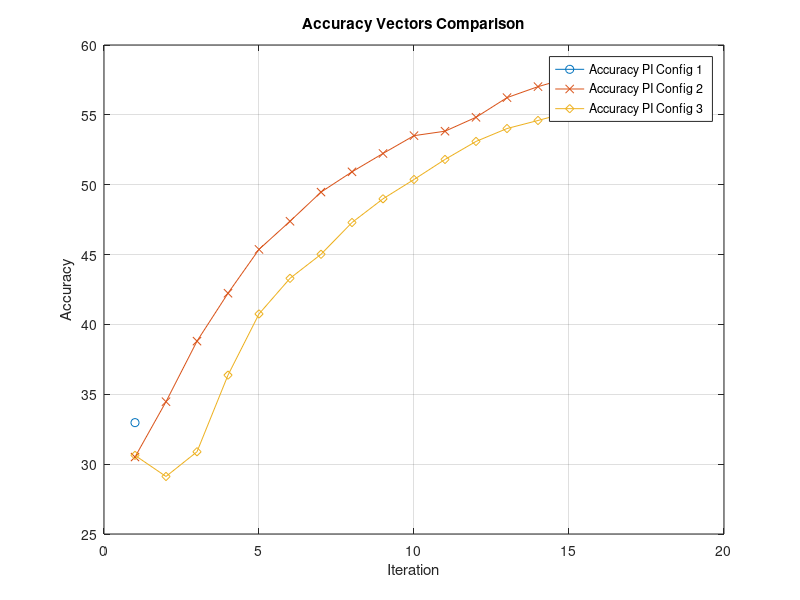

This chart was generated by the following MATLAB code:
function comparePIConfigurations()
    % Load deviation data and compute/display the difference
    [deviationDifference1, deviationDifference2] = computeDeviationDifference();
    disp('Difference between deviation vectors:');
    disp(deviationDifference1);
    disp(deviationDifference2);
    
    % Load accuracy data and plot for comparison
    plotAccuracyComparison();
end

function [deviationDifference1, deviationDifference2]  = computeDeviationDifference()
    % Load the deviation vectors from the saved files
    data1 = load('deviation_PI_1.mat');
    data2 = load('deviation_PI_2.mat');
    data3 = load('deviation_PI_3.mat');
    

    % Extract the deviation vectors from the loaded data
    deviation1 = data1.average_deviation;
    deviation2 = data2.average_deviation;
    deviation3 = data3.average_deviation;

    disp(deviation1);
    disp(deviation2);
    disp(deviation3);
    % Compute the difference between the two deviation vectors
    deviationDifference1 = deviation2 - deviation1;
    deviationDifference2 = deviation3-deviation1;
end

function plotAccuracyComparison()
    % Load the accuracy vectors from the saved files
    data1 = load('Accuracy_PI_1.mat');
    data2 = load('Accuracy_PI_2.mat');
    data3 = load('Accuracy_PI_3.mat');

    % Extract the accuracy vectors from the loaded data
    accuracy1 = data1.average_accuracy;
    accuracy2 = data2.average_accuracy;
    accuracy3 = data3.average_accuracy;

    % Create a new figure for the plot
    figure;

    % Plot the first accuracy vector
    plot(accuracy1, 'o-', 'DisplayName', 'Accuracy PI Config 1');
    hold on; % Hold on to plot the second vector on the same graph

    % Plot the second accuracy vector
    plot(accuracy2, 'x-', 'DisplayName', 'Accuracy PI Config 2');
    
    % Plot the third accuracy vector
    plot(accuracy3, 'd-', 'DisplayName', 'Accuracy PI Config 3');

    % Enhance the plot
    xlabel('Iteration');
    ylabel('Accuracy');
    title('Accuracy Vectors Comparison');
    legend show; % Display a legend to identify the vectors
    grid on; % Optional: Add a grid for easier comparison
end
